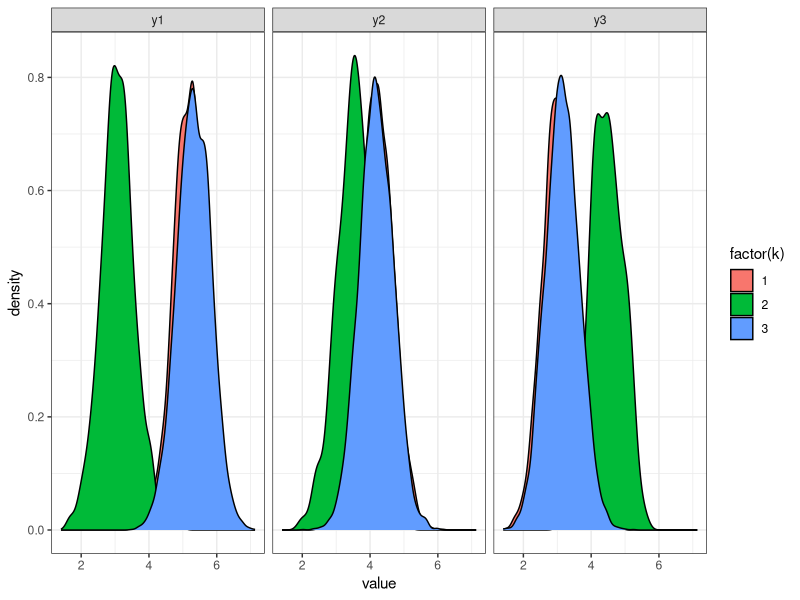

R code for this plot:
##################################
# Topics in Labor Markets, PSet 2
# Lina Ramirez and Olivia Stiegman
# 5/1/24
##################################

# Clear environment
rm(list=ls())

# Load packages
library(gtools)
library(data.table)
library(ggplot2)
library(Matrix)
library(reshape)
library(readstata13)
library(SparseM)

# For testing EM algorithm
model.mixture.new <-function(nk) {
  
  model = list()
  # model for Y1,Y2,Y3|k 
  model$A     = array(3*(1 + 0.8*runif(3*nk)),c(3,nk))
  model$S     = array(1,c(3,nk))
  model$pk    = rdirichlet(1,rep(1,nk))
  model$nk    = nk
  return(model)
}

# Generate simulated data
model.mixture.simulate <-function(model,N,sd.scale) {
  
  Y1 = array(0,sum(N)) 
  Y2 = array(0,sum(N)) 
  Y3 = array(0,sum(N)) 
  K  = array(0,sum(N)) 
  
  A   = model$A
  S   = model$S
  pk  = model$pk
  nk  = model$nk

  # draw K
  K = sample.int(nk,N,TRUE,pk)

  # draw Y1, Y2, Y3
  Y1  = A[1,K] + S[1,K] * rnorm(N) *sd.scale
  Y2  = A[2,K] + S[2,K] * rnorm(N) *sd.scale
  Y3  = A[3,K] + S[3,K] * rnorm(N) *sd.scale

  data.sim = data.table(k=K,y1=Y1,y2=Y2,y3=Y3)
  return(data.sim)  
}

# Mixture model
model <- model.mixture.new(3)
df <- model.mixture.simulate(model,10000,sd.scale=0.5) # simulating with lower sd to see separation
df_melt <- melt(df,id="k")
plot <- ggplot(df_melt,aes(x=value,group=k,fill=factor(k))) + geom_density() + facet_grid(~variable) + theme_bw()
print(plot)

########################################################################################

# Log of a normal pdf with arbitrary mean and variance
lognormpdf <- function(Y,mu,sigma)  {
  -0.5 * (  (Y-mu) / sigma )^2   - 0.5 * log(2.0*pi) - log(sigma)  
}

# Avoid underflow
logsumexp <- function(v) {
  vm = max(v)
  log(sum(exp(v-vm))) + vm
}

# Expectation function
expectation <- function(N, nk, pk, Y1, Y2, Y3, A, S) {
    # For the posteriors
    omega <- array(0,c(N,nk))
    lpm <- array(0,c(N,nk))

    # Initialize the likelihood
    lik <- 0

    # Loop over each latent variable type
    for (i in 1:N) {
        # Log of the probability of each latent variable type
        lomega <- log(pk)

        # Log of the probability of each observation given a mean and variance
        lnorm1 <- lognormpdf(Y1[i], A[1,], S[1,])
        lnorm2 <- lognormpdf(Y2[i], A[2,], S[2,])
        lnorm3 <- lognormpdf(Y3[i], A[3,], S[3,])
        
        # Calculate log of the likelihood for that latent variable type (also the numerator of the posterior)
        lall <- lomega + lnorm2 + lnorm1 + lnorm3
        lpm[i,] <- lall

        # Add to the likelihood
        lik <- lik + logsumexp(lall)

        # Calculate the posterior
        omega[i,] <- exp(lall - logsumexp(lall))
    }   

    return(list(omega=omega, lpm=lpm, lik=lik))
}

# Maximization function
maximization <- function(N, nk, omega, Y1, Y2, Y3, A, S) {
    Y <- as.matrix(c(Y1, Y2, Y3))
    DY <- as.matrix(kronecker(Y ,rep(1,nk)))
    d <- as.matrix(kronecker(rep(1, N), diag(nk)))
    Dkj <- as.matrix(kronecker(diag(3), d))

    rw <- as.matrix(c(omega, omega, omega))
    fit <- lm(DY ~ Dkj - 1, weights = rw)
    A <- coef(fit)
    A <- matrix(A, nrow = 3, ncol = nk)

    resids <- DY - predict(fit)
    resids_scale <- resids^2 / rw

    fit_v <- lm(resids_scale ~ Dkj - 1, weights = rw)
    print(coef(fit_v))
    S <- sqrt(coef(fit_v))
    S <- matrix(S, nrow = 3, ncol = nk)

    return(list(A=A, S=S))
}

# EM algorithm
em <- function(N, nk, df, tol) {

    # Initialize variables
    round <- 1
    lik_old <- 0
    check <- Inf

    # Initialize parameters
    pk <- rep(1/nk, nk)
    A <- matrix(5, nk, nk)
    S <- matrix(1, nk, nk)

    # Initialize variables for convergence and Q, H functions
    omega_old <- pk
    lpm_old <- array(0,c(N,nk))

    # Arrange data
    Y1 <- df$y1
    Y2 <- df$y2
    Y3 <- df$y3

    # Perform EM algorithm until convergence
    while (check > tol) {
        print(paste("Round:", round))

        # Expectation step
        results <- expectation(N, nk, pk, Y1, Y2, Y3, A, S)

        # Update probabilities of types
        pk <- colSums(results$omega) / N
 
        # Update variables for convergence and Q, H functions
        lik_new <- results$lik
        omega_new <- results$omega
        lpm_new <- results$lpm

        # Maximization step
        results <- maximization(N, nk, omega_new, Y1, Y2, Y3, A, S)

        # Update means and variances
        A <- results$A
        S <- results$S

        # Calculate Q and H functions
        Q1 <- sum(((omega_old) * lpm_old))
        Q2 <- sum(((omega_old) * lpm_new))
        H1 <- - sum((omega_old) * log(omega_old))
        H2 <- - sum((omega_old) * log(omega_new))
        
        print(paste("Q1:", Q1))
        print(paste("Q2:", Q2))
        print(paste("H1:", H1))
        print(paste("H2:", H2))
        
        # Calculate convergence criterion
        check <- abs(lik_new - lik_old)

        print(paste("Check:", check))
        print(paste("pk:", pk))
        print(paste("A:", A))
        print(paste("S:", S))

        # Update variables for next iteration
        round <- round + 1
        lik_old <- lik_new
        omega_old <- omega_new
        lpm_old <- lpm_new
    }

    return(list(pk=pk, A=A, S=S))

}

em_results <- em(10000, 3, df, tol=1e-6)
